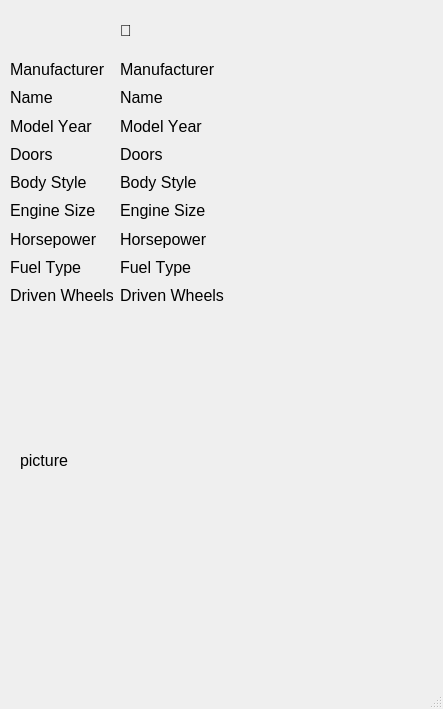
<?xml version="1.0" encoding="UTF-8"?>
<ui version="4.0">
 <class>MainWindow</class>
 <widget class="QMainWindow" name="MainWindow">
  <property name="enabled">
   <bool>true</bool>
  </property>
  <property name="geometry">
   <rect>
    <x>0</x>
    <y>0</y>
    <width>443</width>
    <height>709</height>
   </rect>
  </property>
  <property name="windowTitle">
   <string>Vehicle Display</string>
  </property>
  <widget class="QWidget" name="centralwidget">
   <property name="font">
    <font>
     <pointsize>12</pointsize>
     <kerning>false</kerning>
    </font>
   </property>
   <widget class="QWidget" name="layoutWidget">
    <property name="geometry">
     <rect>
      <x>120</x>
      <y>60</y>
      <width>211</width>
      <height>245</height>
     </rect>
    </property>
    <property name="font">
     <font>
      <pointsize>12</pointsize>
     </font>
    </property>
    <layout class="QVBoxLayout" name="verticalLayout_2">
     <property name="spacing">
      <number>9</number>
     </property>
     <item>
      <widget class="QLabel" name="vmanufacturer">
       <property name="font">
        <font>
         <pointsize>12</pointsize>
        </font>
       </property>
       <property name="text">
        <string>Manufacturer</string>
       </property>
      </widget>
     </item>
     <item>
      <widget class="QLabel" name="vname">
       <property name="font">
        <font>
         <pointsize>12</pointsize>
        </font>
       </property>
       <property name="text">
        <string>Name</string>
       </property>
      </widget>
     </item>
     <item>
      <widget class="QLabel" name="vmodelyear">
       <property name="text">
        <string>Model Year</string>
       </property>
      </widget>
     </item>
     <item>
      <widget class="QLabel" name="vdoors">
       <property name="text">
        <string>Doors</string>
       </property>
      </widget>
     </item>
     <item>
      <widget class="QLabel" name="vbodystyle">
       <property name="text">
        <string>Body Style</string>
       </property>
      </widget>
     </item>
     <item>
      <widget class="QLabel" name="venginesize">
       <property name="font">
        <font>
         <pointsize>12</pointsize>
        </font>
       </property>
       <property name="text">
        <string>Engine Size</string>
       </property>
      </widget>
     </item>
     <item>
      <widget class="QLabel" name="vhorsepower">
       <property name="font">
        <font>
         <pointsize>12</pointsize>
        </font>
       </property>
       <property name="text">
        <string>Horsepower</string>
       </property>
      </widget>
     </item>
     <item>
      <widget class="QLabel" name="vfueltype">
       <property name="font">
        <font>
         <pointsize>12</pointsize>
        </font>
       </property>
       <property name="text">
        <string>Fuel Type</string>
       </property>
      </widget>
     </item>
     <item>
      <widget class="QLabel" name="vdrivenwheels">
       <property name="font">
        <font>
         <pointsize>12</pointsize>
        </font>
       </property>
       <property name="text">
        <string>Driven Wheels</string>
       </property>
      </widget>
     </item>
    </layout>
   </widget>
   <widget class="QLabel" name="vtype">
    <property name="geometry">
     <rect>
      <x>120</x>
      <y>10</y>
      <width>71</width>
      <height>41</height>
     </rect>
    </property>
    <property name="text">
     <string>🚒</string>
    </property>
    <property name="scaledContents">
     <bool>true</bool>
    </property>
   </widget>
   <widget class="QWidget" name="layoutWidget">
    <property name="geometry">
     <rect>
      <x>10</x>
      <y>60</y>
      <width>103</width>
      <height>245</height>
     </rect>
    </property>
    <property name="font">
     <font>
      <pointsize>12</pointsize>
     </font>
    </property>
    <layout class="QVBoxLayout" name="verticalLayout">
     <property name="spacing">
      <number>9</number>
     </property>
     <item>
      <widget class="QLabel" name="label_2">
       <property name="font">
        <font>
         <pointsize>12</pointsize>
        </font>
       </property>
       <property name="text">
        <string>Manufacturer</string>
       </property>
      </widget>
     </item>
     <item>
      <widget class="QLabel" name="label_0">
       <property name="font">
        <font>
         <pointsize>12</pointsize>
        </font>
       </property>
       <property name="text">
        <string>Name</string>
       </property>
      </widget>
     </item>
     <item>
      <widget class="QLabel" name="label_6">
       <property name="font">
        <font>
         <pointsize>12</pointsize>
        </font>
       </property>
       <property name="text">
        <string>Model Year</string>
       </property>
      </widget>
     </item>
     <item>
      <widget class="QLabel" name="label_8">
       <property name="font">
        <font>
         <pointsize>12</pointsize>
        </font>
       </property>
       <property name="text">
        <string>Doors</string>
       </property>
      </widget>
     </item>
     <item>
      <widget class="QLabel" name="label_7">
       <property name="font">
        <font>
         <pointsize>12</pointsize>
        </font>
       </property>
       <property name="text">
        <string>Body Style</string>
       </property>
      </widget>
     </item>
     <item>
      <widget class="QLabel" name="label_4">
       <property name="font">
        <font>
         <pointsize>12</pointsize>
        </font>
       </property>
       <property name="text">
        <string>Engine Size</string>
       </property>
      </widget>
     </item>
     <item>
      <widget class="QLabel" name="label_5">
       <property name="font">
        <font>
         <pointsize>12</pointsize>
        </font>
       </property>
       <property name="text">
        <string>Horsepower</string>
       </property>
      </widget>
     </item>
     <item>
      <widget class="QLabel" name="label_3">
       <property name="font">
        <font>
         <pointsize>12</pointsize>
        </font>
       </property>
       <property name="text">
        <string>Fuel Type</string>
       </property>
      </widget>
     </item>
     <item>
      <widget class="QLabel" name="label_1">
       <property name="font">
        <font>
         <pointsize>12</pointsize>
        </font>
       </property>
       <property name="text">
        <string>Driven Wheels</string>
       </property>
      </widget>
     </item>
    </layout>
   </widget>
   <widget class="QLabel" name="picturelabel">
    <property name="geometry">
     <rect>
      <x>20</x>
      <y>330</y>
      <width>311</width>
      <height>261</height>
     </rect>
    </property>
    <property name="text">
     <string>picture</string>
    </property>
   </widget>
  </widget>
  <widget class="QMenuBar" name="menubar">
   <property name="geometry">
    <rect>
     <x>0</x>
     <y>0</y>
     <width>443</width>
     <height>21</height>
    </rect>
   </property>
  </widget>
  <widget class="QStatusBar" name="statusbar"/>
 </widget>
 <resources/>
 <connections/>
</ui>
